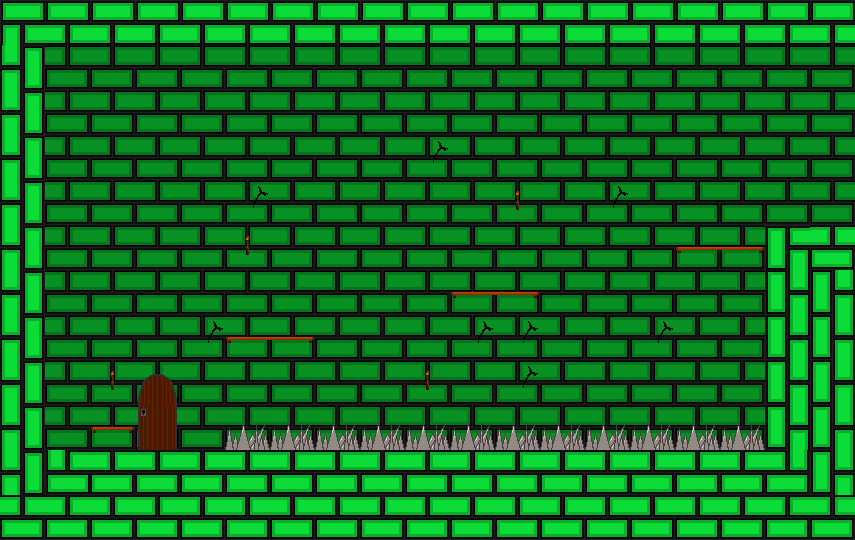

This is a level from a 2D game, rendered from its Tiled map with the project's own tilesets. A one-line summary and the complete map file follow:
An orthogonal 19x12 tile map with 45x45 px tiles, 2 tile layers (Calque de Tuiles 1, Calque de Tuiles 2), 3 tilesets.

<map version="1.5" tiledversion="1.7.2" orientation="orthogonal" renderorder="right-down" width="19" height="12" tilewidth="45" tileheight="45" infinite="0" nextlayerid="3" nextobjectid="1">
 <tileset firstgid="1" name="sol" tilewidth="45" tileheight="45" tilecount="42" columns="6">
  <image source="briques sol.png" width="270" height="315" />
 </tileset>
 <tileset firstgid="43" name="mur" tilewidth="45" tileheight="45" tilecount="16" columns="4">
  <image source="briques_fond.png" width="180" height="180" />
 </tileset>
 <tileset firstgid="59" name="objets" tilewidth="45" tileheight="45" tilecount="16" columns="4">
  <image source="decor.png" width="180" height="180" />
 </tileset>
 <layer id="1" name="Calque de Tuiles 1" width="19" height="12">
  <data encoding="csv">
31,27,27,27,27,27,27,27,27,27,27,27,27,27,27,27,27,27,27,
26,52,52,52,52,52,52,52,52,52,52,52,52,52,52,52,52,52,52,
26,52,52,52,52,52,52,52,52,52,52,52,52,52,52,52,52,52,52,
26,52,52,52,52,52,52,52,52,53,52,52,52,52,52,52,52,52,52,
26,52,52,52,52,53,52,52,52,52,52,54,52,53,52,52,52,52,52,
26,52,52,52,52,54,52,52,52,52,52,52,52,52,52,52,52,2147483678,25,
26,52,52,52,52,52,52,52,52,52,52,52,52,52,52,52,52,28,28,
26,52,52,52,53,52,52,52,52,52,53,53,52,52,53,52,52,28,28,
26,52,54,52,52,52,52,52,52,54,52,53,52,52,52,52,52,28,28,
26,52,52,52,52,52,52,52,52,52,52,52,52,52,52,52,52,28,28,
26,2147483677,25,25,25,25,25,25,25,25,25,25,25,25,25,25,25,29,28,
25,25,25,25,25,25,25,25,25,25,25,25,25,25,25,25,25,25,25
</data>
 </layer>
 <layer id="2" name="Calque de Tuiles 2" width="19" height="12">
  <data encoding="csv">
0,0,0,0,0,0,0,0,0,0,0,0,0,0,0,0,0,0,0,
0,0,0,0,0,0,0,0,0,0,0,0,0,0,0,0,0,0,0,
0,0,0,0,0,0,0,0,0,0,0,0,0,0,0,0,0,0,0,
0,0,0,0,0,0,0,0,0,0,0,0,0,0,0,0,0,0,0,
0,0,0,0,0,0,0,0,0,0,0,0,0,0,0,0,0,0,0,
0,0,0,0,0,0,0,0,0,0,0,0,0,0,0,60,61,0,0,
0,0,0,0,0,0,0,0,0,0,60,61,0,0,0,0,0,0,0,
0,0,0,0,0,60,61,0,0,0,0,0,0,0,0,0,0,0,0,
0,0,0,67,0,0,0,0,0,0,0,0,0,0,0,0,0,0,0,
0,0,59,68,0,72,72,72,72,72,72,72,72,72,72,72,72,0,0,
0,0,0,0,0,0,0,0,0,0,0,0,0,0,0,0,0,0,0,
0,0,0,0,0,0,0,0,0,0,0,0,0,0,0,0,0,0,0
</data>
 </layer>
</map>
